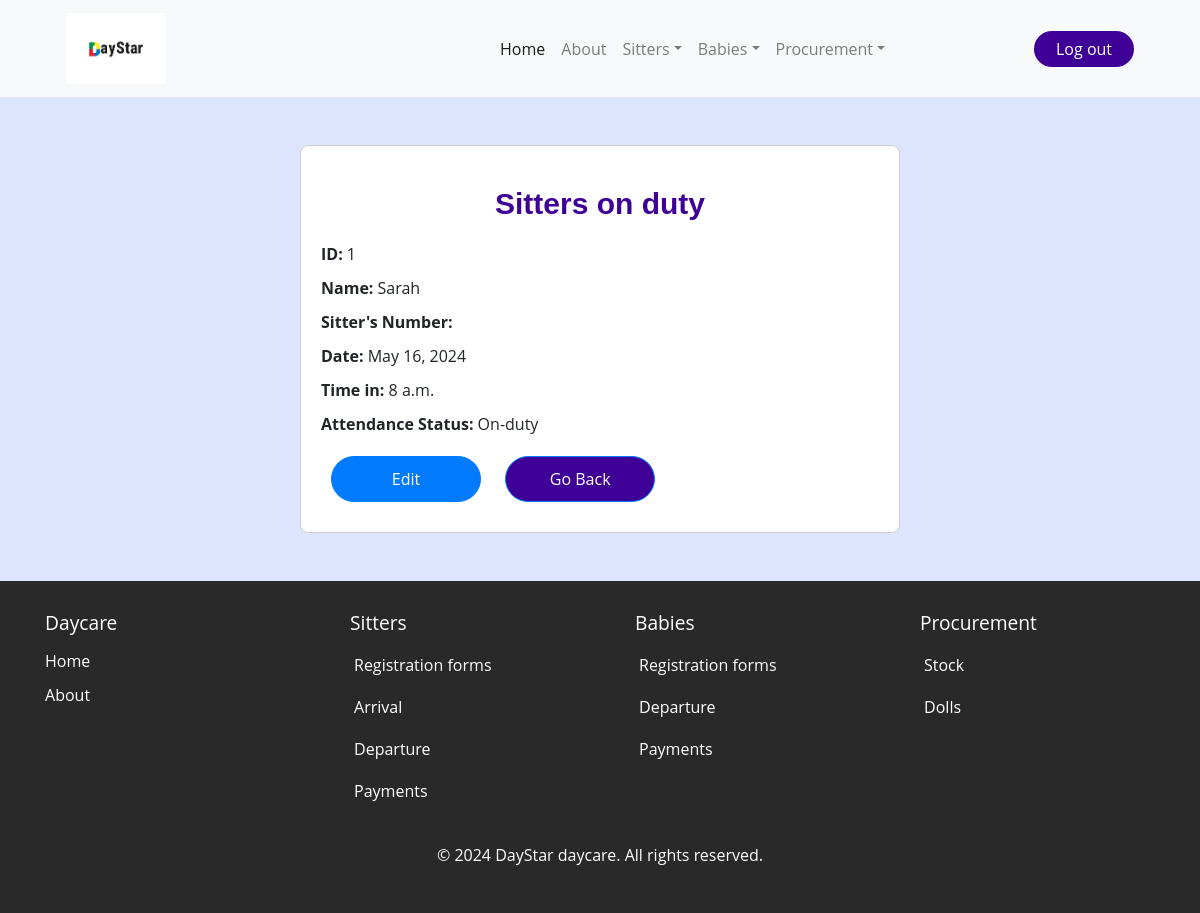
The page /sit_views/1/ (signed in) on the database its author committed.
### daystarApp/models.py (models this page shows, shortened)
class Sitter_arrival(models.Model):
    sitter_name=models.ForeignKey(Sitterform, on_delete=models.CASCADE)
    date_of_arrival=models.DateField(default=timezone.now)
    timein=models.TimeField ()
    Attendancestatus=models.CharField(choices=[('On-duty', 'On-duty')], max_length=100)

class Sitterform(models.Model):
    name=models.CharField(max_length=200)
    gender=models.CharField(choices=[('male', 'Male'),('female', 'Female')], max_length=100)
    location=models.CharField(choices=[('kabalagala', 'kabalagala')], max_length=100)
    date_of_birth=models.DateField(default=timezone.now)
    next_of_kin=models.CharField( max_length=200)
    national_identification_number=models.CharField(max_length=200, validators=[NIN])
    recommenders_name=models.CharField(max_length=200)
    religion=models.CharField(max_length=200)
    level_of_education=models.CharField( choices=[('degree','Degree'),('diploma','Diploma'),('highschool certificate','Highschool certificate'),('others','Others')],max_length=200)
    contacts=models.CharField(max_length=200, validators=[contacts])
    date=models.DateField()
    def __str__(self):
        return self.name

### daystarApp/views.py (the view)
# urls.py: path('sit_views/<int:id>/', views.sit_views, name='sit_views'),
@login_required
def sit_views(request, id):
    sit_info = Sitter_arrival.objects.get(id=id)
    return render(request, 'daystarApp/sit_views.html', {'sit_info': sit_info})

### daystarApp/templates/daystarApp/sit_views.html (shortened to what this page needs)
{% extends 'daystarApp/base.html' %}
{% load static %}
{% block content %}
<br><br>
<div class="form-container">
    <h4 id="sit">Sitters on duty</h4>
    <div class="form-field">
        <b>ID:</b> {{ sit_info.id }}
    </div>
    <div class="form-field">
        <b>Name:</b> {{ sit_info.sitter_name }}
    </div>
    <div class="form-field">
        <b>Sitter's Number:</b> {{ sit_info.sitter_number }}
    </div>
    <div class="form-field">
        <b>Date:</b> {{ sit_info.date_of_arrival }}
    </div>
    <div class="form-field">
        <b>Time in:</b> {{ sit_info.timein }}
    </div>
    <div class="form-field">
        <b>Attendance Status:</b> {{ sit_info.Attendancestatus }}
    </div>
    <div>
        <a href="{% url 'sit_edits' id=sit_info.id %}" class="btn btn-primary">Edit</a>
        <a href="/sit_arrival" class="btn btn-primary" style="background-color: #3f0097;">Go Back</a>
    </div>
</div><br><br>
{% endblock %}

### static/css/home.css (style rules this page uses)
* { margin: 0; padding: 0; box-sizing: border-box; font-family: "Open Sans", Helvetica, Arial, sans-serif; }
:root { --background-color1: #fafaff; --background-color2: #ffffff; --background-color3: #ededed; --background-color4: #cad7fda4; --primary-color: #4b49ac; --secondary-color: #0c007d; --Border-color: #3f0097; --one-use-color: #3f0097; --two-use-color: #5500cb; }
body { background-color: var(--background-color4); max-width: 100%; overflow-x: hidden; }

### daystarApp/templates/daystarApp/sit_views.html (style rules this page uses)
h4#sit { font-family: sans-serif; color: #3f0097; text-align: center; font-size: 30px; font-weight: 600; margin: 20px 0; }
.form-container { max-width: 600px; margin: 0 auto; padding: 20px; border: 1px solid #ccc; border-radius: 8px; background-color: white; text-align: left; }
.form-field { margin-bottom: 10px; }
.btn { margin: 10px; padding: 10px 20px; width: 150px; text-align: center; border-radius: 30px; }

### rows shown on the page
Sitter_arrival: id "1", sitter_name "Sarah", date_of_arrival "May 16, 2024", timein "8 a.m.", Attendancestatus "On-duty"
